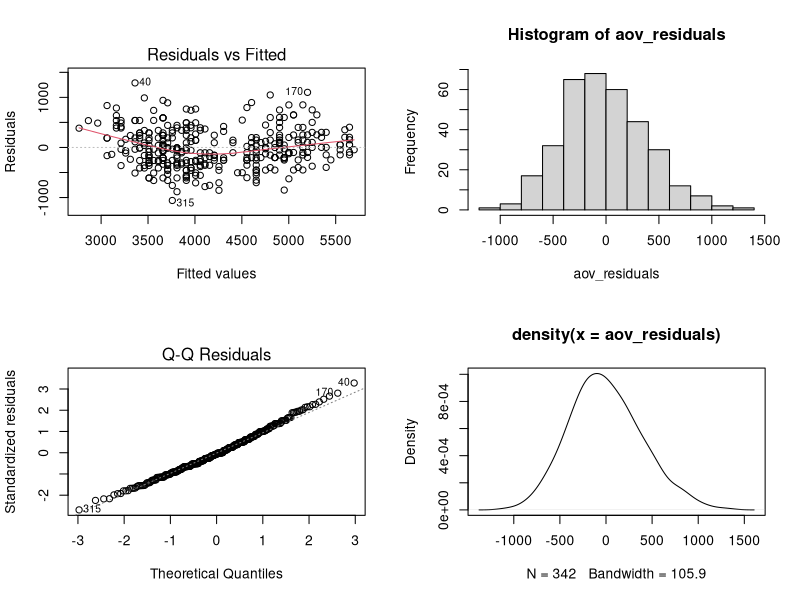

Source code (R):
library(palmerpenguins)
library(tidyverse)

# function to create assumption assessment plots
# written by Reid Ginoza Fall 2019
almost_sas <- function(aov.results){
  aov_residuals <- residuals(aov.results)
  par(mfrow=c(2,2))
  plot(aov.results, which=1)
  hist(aov_residuals)
  plot(aov.results, which=2)
  plot(density(aov_residuals))
}

data <- penguins 

m1 <- lm(body_mass_g ~ flipper_length_mm, data = data)

almost_sas(m1)
